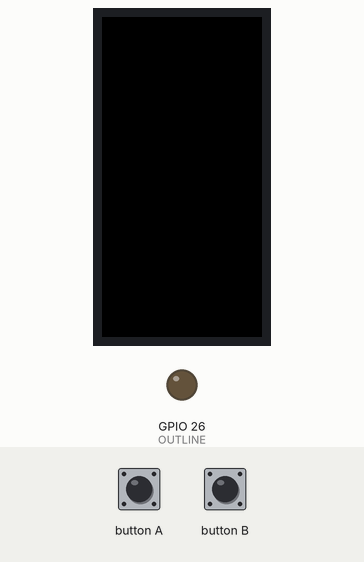
The sketch below on a simulated ESP32. On the bench: 160×80 colour display, output pins drawn as LEDs (lit = HIGH). The inputs (shaded band) are chosen by the test bench. Random numbers use the default seed unless the sketch sets one.

Above: at 3.2 s.
3.3 s: button A pressed for 1.2 s
At 4.8 s:
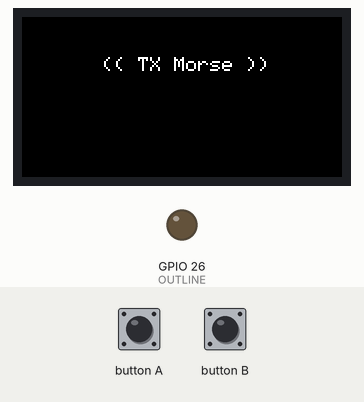
At 5.8 s:
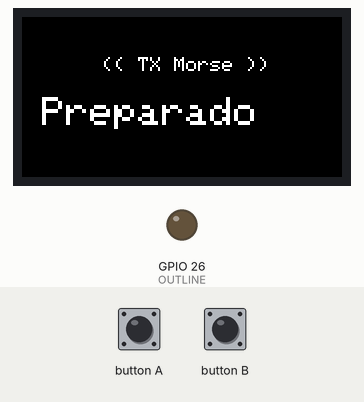
Timing chart, 0 to 28.6 s (numbered marks = the images above; inputs shaded):
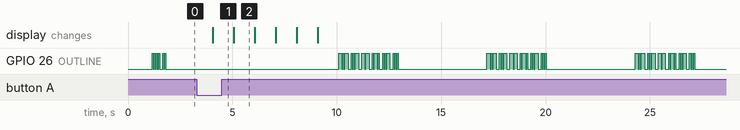

The sketch:

M5stickC-morse.ino
```cpp
/*
 * Entrenador morse para M5StickC
 * Por: Emilio Ruiz www.emilio.com.mx
 * Basado en morse.pde de Eric Ayars
 *
 */

/*
 * Instalación del Buzzer activo:
 *
 *  Cable negro a GND
 *  Cable rojo a GO26
 *
 */

#include <M5StickC.h>
#define OUTLINE 26
#define DOTLENGTH 50   // All timing is based on this time. Lower for faster code.
int letraAleatoria;
char segmento[]= "kmrsuaa";
char message[] = "";
char letra;
bool apagador;


void dot() {
    // Make a dot signal
    digitalWrite(OUTLINE, HIGH);
    delay(DOTLENGTH);
    digitalWrite(OUTLINE, LOW);
    delay(DOTLENGTH);
}

void dash() {
    // Make a dash signal
    digitalWrite(OUTLINE, HIGH);
    delay(3*DOTLENGTH);
    digitalWrite(OUTLINE, LOW);
    delay(DOTLENGTH);
}

void letterBreak() {
    // The break between letters is 3x(dot length).
    // One dot length comes automatically at the end of
    // the previous dot or dash, so 2 more are needed.
    delay(2*DOTLENGTH);
}

void wordBreak() {
    // The break between words is 4x(dot length).
    // Three come for free since a letter just ended,
    // so 4 more are needed.
    delay(4*DOTLENGTH);
}

void send(char letter) {
    // Sends the given letter to the output
    switch (letter) {
        case 'A':
        case 'a': dot(); dash(); break;
        case 'B':
        case 'b': dash(); dot(); dot(); dot(); break;
        case 'C':
        case 'c': dash(); dot(); dash(); dot(); break;
        case 'D':
        case 'd': dash(); dot(); dot(); break;
        case 'E':
        case 'e': dot(); break;
        case 'F':
        case 'f': dot(); dot(); dash(); dot(); break;
        case 'G':
        case 'g': dash(); dash(); dot(); break;
        case 'H':
        case 'h': dot(); dot(); dot(); dot(); break;
        case 'I':
        case 'i': dot(); dot(); break;
        case 'J':
        case 'j': dot(); dash(); dash(); dash(); break;
        case 'K':
        case 'k': dash(); dot(); dash(); break;
        case 'L':
        case 'l': dot(); dash(); dot(); dot(); break;
        case 'M':
        case 'm': dash(); dash(); break;
        case 'N':
        case 'n': dash(); dot(); break;
        case 'O':
        case 'o': dash(); dash(); dash(); break;
        case 'P':
        case 'p': dot(); dash(); dash(); dot(); break;
        case 'Q':
        case 'q': dash(); dash(); dot(); dash(); break;
        case 'R':
        case 'r': dot(); dash(); dot(); break;
        case 'S':
        case 's': dot(); dot(); dot(); break;
        case 'T':
        case 't': dash(); break;
        case 'U':
        case 'u': dot(); dot(); dash(); break;
        case 'V':
        case 'v': dot(); dot(); dot(); dash(); break;
        case 'W':
        case 'w': dot(); dash(); dash(); break;
        case 'X':
        case 'x': dash(); dot(); dot(); dash(); break;
        case 'Y':
        case 'y': dash(); dot(); dash(); dash(); break;
        case 'Z':
        case 'z': dash(); dash(); dot(); dot(); break;
        case '0': dash(); dash(); dash(); dash(); dash(); break;
        case '1': dot(); dash(); dash(); dash(); dash(); break;
        case '2': dot(); dot(); dash(); dash(); dash(); break;
        case '3': dot(); dot(); dot(); dash(); dash(); break;
        case '4': dot(); dot(); dot(); dot(); dash(); break;
        case '5': dot(); dot(); dot(); dot(); dot(); break;
        case '6': dash(); dot(); dot(); dot(); dot(); break;
        case '7': dash(); dash(); dot(); dot(); dot(); break;
        case '8': dash(); dash(); dash(); dot(); dot(); break;
        case '9': dash(); dash(); dash(); dash(); dot(); break;
        case ',': dash(); dash(); dot(); dot(); dash(); dash(); break;
        case '.': dot(); dash(); dot(); dash(); dot(); dash(); break;
        case '?': dot(); dot(); dash(); dash(); dot(); dot(); break;
        case ';': dash(); dot(); dash(); dot(); dash(); dot(); break;
        case '\'': dash(); dash(); dash(); dot(); dot(); dot(); break;
        case '-': dash(); dot(); dot(); dot(); dot(); dash(); break;
        case '/': dash(); dot(); dot(); dash(); dot(); break;
        case '(':
        case ')': dash(); dot(); dash(); dash(); dot(); dash(); break;
        case '_': dot(); dot(); dash(); dash(); dot(); dash(); break;
        case ' ': wordBreak(); break;
    }
    letterBreak();
}

void setup() {
    M5.begin();
    M5.Lcd.setRotation(3);
    M5.Lcd.fillScreen(BLACK);
    M5.Axp.ScreenBreath(0);

    pinMode(OUTLINE, OUTPUT);
    digitalWrite(OUTLINE, LOW);

    randomSeed(analogRead(0));
    delay(1000);
    // Say Hi on power up
    char message[] = "HI";
    for (byte j=0; j<sizeof(message); j++) {
        send(message[j]); // Send each character in the message.
    }

    bool apagador = false;

}

char mensaje(){
  letraAleatoria=random(0,7);
  letra = segmento[letraAleatoria];
  return letra;
}

void loop() {
    M5.update();

    if (M5.BtnA.wasPressed()){
      apagador = !apagador;
    }

    // Enviar mensaje al buzzer
    if (apagador){
      M5.Axp.ScreenBreath(255);
      M5.Lcd.setCursor(40,20);
      M5.Lcd.setTextSize(1);
      M5.Lcd.print("(( TX Morse ))");
      delay(1000);
      M5.Lcd.setTextSize(2);
      M5.Lcd.setCursor(10,40);
      M5.Lcd.print("Preparado");
      delay(1000);
      M5.Lcd.setCursor(10,40);
      M5.Lcd.print("Preparado.");
      delay(1000);
      M5.Lcd.setCursor(10,40);
      M5.Lcd.print("Preparado..");
      delay(1000);
      M5.Lcd.setCursor(10,40);
      M5.Lcd.print("Preparado...");
      delay(1000);
      M5.Axp.ScreenBreath(0);
      M5.Lcd.fillScreen(BLACK);


      char message[] = {mensaje(), mensaje(), mensaje(), mensaje(), mensaje(), mensaje(), '\0'};
      delay(1000);    // three second delay before (and between).

      for (byte j=0; j<sizeof(message); j++) {
        send(message[j]); // Send each character in the message.
      }

      delay(4000);

      for (byte j=0; j<sizeof(message); j++) {
        send(message[j]); // Send each character in the message.
      }

      delay(4000);

      for (byte j=0; j<sizeof(message); j++) {
        send(message[j]); // Send each character in the message.
      }


      delay(2000);

      M5.Axp.ScreenBreath(255);
      M5.Lcd.setCursor(10,23);
      M5.Lcd.setTextSize(4);


      for (byte j=0; j<sizeof(message); j++) {
        delay(300);
        M5.Lcd.print(message[j]); // Enviar los caracteres al display
      }

     delay(4000);

     M5.Lcd.setCursor(7,60);
     M5.Lcd.setTextSize(1);
     M5.Lcd.print("Boton M5 para detener");
     delay(1000);
     M5.Lcd.fillScreen(BLACK);
     M5.Axp.ScreenBreath(0);

    }

  delay(1000);
}
```

Measured:
- after the input at 3.3 s, GPIO 26 (OUTLINE): LOW → HIGH after 6.8 s, then moves between LOW and HIGH, repeating every 7.1 s; the display: changes after 0.76 s (image 1)
- what the display in image 2 shows lasts 1.0 s, from 5.1 s to 6.1 s
